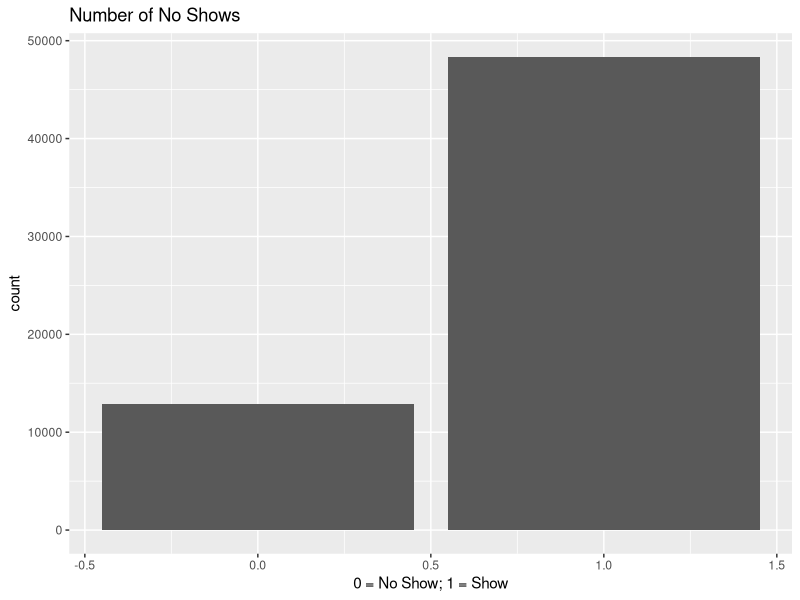

The R source for this figure:
## ---- chunk 1
library(tidyverse)
library(lubridate)
Appointments <- read_csv("Appointments.csv")
## ---- chunk 2
Appointments <- mutate(Appointments, ReservationYear = 2019)
Appointments <- mutate(Appointments, ReservationDate =
                       make_date (month=ReservationMonth, day=ReservationDay, year= ReservationYear))
Appointments <- mutate(Appointments, CreationDate =
                       make_date (month=CreationMonth, day=CreationDay, year= CreationYear))

Appointments <- mutate(Appointments, ReservationSpan = ReservationDate - CreationDate)
## ---- chunk 3
summary(Appointments)
Appointments <- mutate(Appointments, ReservationSpan = as.numeric(ReservationSpan))
summary(Appointments)
## ---- chunk 4
Appointments_Cor <- select(Appointments, ReservationSpan, Show)
cor(x=Appointments_Cor, use = 'everything', method = 'pearson')
cor(x=Appointments$ReservationSpan, y= Appointments$Show, use = 'everything', method = 'pearson')
## ---- chunk 5
ggplot(data=Appointments,mapping = aes(x=Show)) +
  geom_bar() +
  labs(title = 'Number of No Shows', x = '0 = No Show; 1 = Show')
